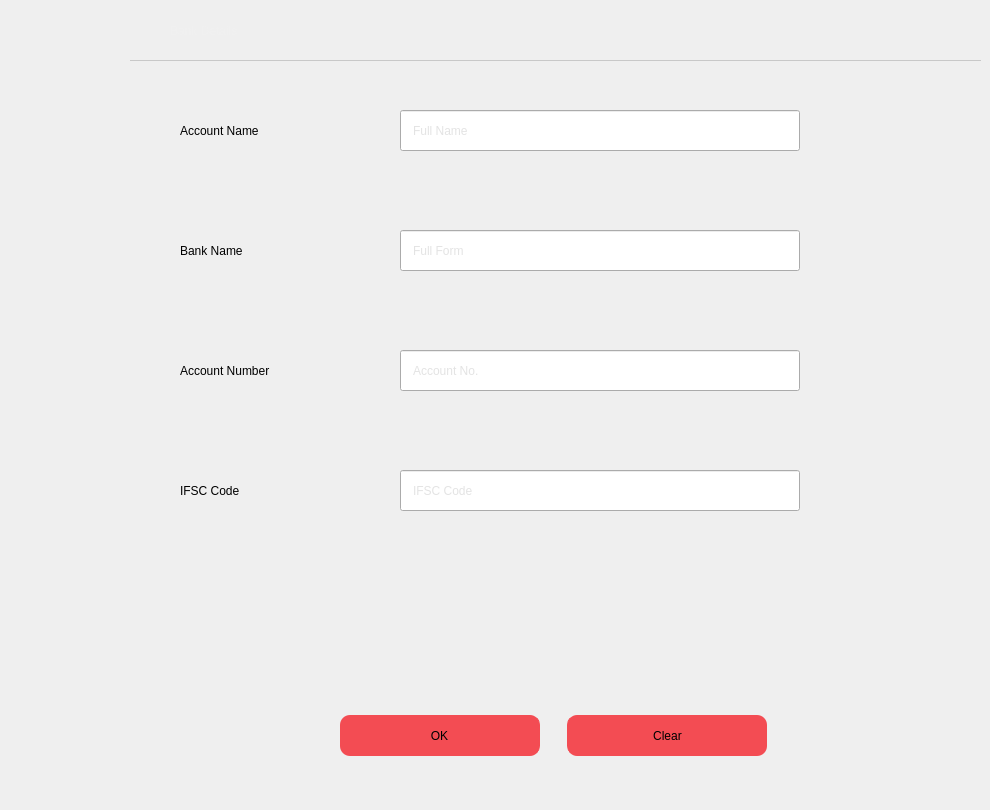
       <widget class="QWidget" name="pg_Bank">
        <widget class="QLabel" name="lbl_BankDetails">
         <property name="geometry">
          <rect>
           <x>170</x>
           <y>10</y>
           <width>121</width>
           <height>41</height>
          </rect>
         </property>
         <property name="styleSheet">
          <string notr="true">color: rgb(240, 240, 240);</string>
         </property>
         <property name="text">
          <string>Bank Details</string>
         </property>
        </widget>
        <widget class="QFrame" name="frm_Account">
         <property name="geometry">
          <rect>
           <x>130</x>
           <y>60</y>
           <width>851</width>
           <height>741</height>
          </rect>
         </property>
         <property name="styleSheet">
          <string notr="true">#frm_Account {
	border-top: 1px solid rgb(200, 200, 200);
}</string>
         </property>
         <property name="frameShape">
          <enum>QFrame::StyledPanel</enum>
         </property>
         <property name="frameShadow">
          <enum>QFrame::Raised</enum>
         </property>
         <widget class="QLabel" name="lbl_AccountName">
          <property name="geometry">
           <rect>
            <x>50</x>
            <y>50</y>
            <width>131</width>
            <height>41</height>
           </rect>
          </property>
          <property name="text">
           <string>Account Name</string>
          </property>
         </widget>
         <widget class="QLabel" name="lbl_BankName">
          <property name="geometry">
           <rect>
            <x>50</x>
            <y>170</y>
            <width>131</width>
            <height>41</height>
           </rect>
          </property>
          <property name="text">
           <string>Bank Name</string>
          </property>
         </widget>
         <widget class="QLabel" name="lbl_AccountNumber">
          <property name="geometry">
           <rect>
            <x>50</x>
            <y>290</y>
            <width>151</width>
            <height>41</height>
           </rect>
          </property>
          <property name="text">
           <string>Account Number</string>
          </property>
         </widget>
         <widget class="QLabel" name="lbl_IFSC">
          <property name="geometry">
           <rect>
            <x>50</x>
            <y>410</y>
            <width>131</width>
            <height>41</height>
           </rect>
          </property>
          <property name="text">
           <string>IFSC Code</string>
          </property>
         </widget>
         <widget class="QLineEdit" name="txt_AccountName">
          <property name="geometry">
           <rect>
            <x>270</x>
            <y>50</y>
            <width>400</width>
            <height>41</height>
           </rect>
          </property>
          <property name="styleSheet">
           <string notr="true">padding-left: 10px;
padding-right: 10px;
color: rgb(200, 200, 200);</string>
          </property>
          <property name="placeholderText">
           <string>Full Name</string>
          </property>
          <property name="clearButtonEnabled">
           <bool>true</bool>
          </property>
         </widget>
         <widget class="QLineEdit" name="txt_AccountNumber">
          <property name="geometry">
           <rect>
            <x>270</x>
            <y>290</y>
            <width>400</width>
            <height>41</height>
           </rect>
          </property>
          <property name="styleSheet">
           <string notr="true">padding-left: 10px;
padding-right: 10px;
color: rgb(200, 200, 200);</string>
          </property>
          <property name="placeholderText">
           <string>Account No.</string>
          </property>
          <property name="clearButtonEnabled">
           <bool>true</bool>
          </property>
         </widget>
         <widget class="QLineEdit" name="txt_IFSC">
          <property name="geometry">
           <rect>
            <x>270</x>
            <y>410</y>
            <width>400</width>
            <height>41</height>
           </rect>
          </property>
          <property name="styleSheet">
           <string notr="true">padding-left: 10px;
padding-right: 10px;
color: rgb(200, 200, 200);</string>
          </property>
          <property name="placeholderText">
           <string>IFSC Code</string>
          </property>
          <property name="clearButtonEnabled">
           <bool>true</bool>
          </property>
         </widget>
         <widget class="QPushButton" name="btn_BankClear">
          <property name="geometry">
           <rect>
            <x>437</x>
            <y>655</y>
            <width>200</width>
            <height>41</height>
           </rect>
          </property>
          <property name="cursor">
           <cursorShape>PointingHandCursor</cursorShape>
          </property>
          <property name="styleSheet">
           <string notr="true">#btn_BankClear {
	border-left: 1px solid rgb(243, 76, 83);
	border-radius: 10px;
	background: rgb(243, 76, 83);
}

#btn_BankClear:hover {
	background: rgb(255,50, 60);
}</string>
          </property>
          <property name="text">
           <string>Clear</string>
          </property>
         </widget>
         <widget class="QPushButton" name="btn_BankOK">
          <property name="geometry">
           <rect>
            <x>210</x>
            <y>655</y>
            <width>200</width>
            <height>41</height>
           </rect>
          </property>
          <property name="cursor">
           <cursorShape>PointingHandCursor</cursorShape>
          </property>
          <property name="styleSheet">
           <string notr="true">#btn_BankOK {
	border-right: 1px solid rgb(243, 76, 83);
	border-radius: 10px;
	background: rgb(243, 76, 83);
}

#btn_BankOK:hover {
	background: rgb(255, 50, 60);
}</string>
          </property>
          <property name="text">
           <string>OK</string>
          </property>
         </widget>
         <widget class="QLineEdit" name="txt_AccountName_2">
          <property name="geometry">
           <rect>
            <x>270</x>
            <y>170</y>
            <width>400</width>
            <height>41</height>
           </rect>
          </property>
          <property name="styleSheet">
           <string notr="true">padding-left: 10px;
padding-right: 10px;
color: rgb(200, 200, 200);</string>
          </property>
          <property name="placeholderText">
           <string>Full Form</string>
          </property>
          <property name="clearButtonEnabled">
           <bool>true</bool>
          </property>
         </widget>
        </widget>
       </widget>
